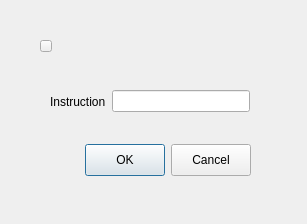
<?xml version="1.0" encoding="UTF-8"?>
<ui version="4.0">
 <class>DialogCommandBox</class>
 <widget class="QDialog" name="DialogCommandBox">
  <property name="geometry">
   <rect>
    <x>0</x>
    <y>0</y>
    <width>307</width>
    <height>224</height>
   </rect>
  </property>
  <property name="windowTitle">
   <string>Dialog</string>
  </property>
  <widget class="QWidget" name="layoutWidget">
   <property name="geometry">
    <rect>
     <x>50</x>
     <y>90</y>
     <width>200</width>
     <height>23</height>
    </rect>
   </property>
   <layout class="QHBoxLayout" name="horizontalLayout">
    <item>
     <widget class="QLabel" name="labelInstruction">
      <property name="text">
       <string>Instruction</string>
      </property>
     </widget>
    </item>
    <item>
     <widget class="QLineEdit" name="lineEditBlockName">
      <property name="maxLength">
       <number>30</number>
      </property>
     </widget>
    </item>
   </layout>
  </widget>
  <widget class="QWidget" name="horizontalLayoutWidget">
   <property name="geometry">
    <rect>
     <x>50</x>
     <y>140</y>
     <width>201</width>
     <height>41</height>
    </rect>
   </property>
   <layout class="QHBoxLayout" name="horizontalLayout_3">
    <item>
     <spacer name="horizontalSpacer">
      <property name="orientation">
       <enum>Qt::Horizontal</enum>
      </property>
      <property name="sizeHint" stdset="0">
       <size>
        <width>40</width>
        <height>20</height>
       </size>
      </property>
     </spacer>
    </item>
    <item>
     <widget class="QPushButton" name="btnOK">
      <property name="sizePolicy">
       <sizepolicy hsizetype="Fixed" vsizetype="Fixed">
        <horstretch>0</horstretch>
        <verstretch>0</verstretch>
       </sizepolicy>
      </property>
      <property name="minimumSize">
       <size>
        <width>80</width>
        <height>31</height>
       </size>
      </property>
      <property name="maximumSize">
       <size>
        <width>80</width>
        <height>32</height>
       </size>
      </property>
      <property name="text">
       <string>OK</string>
      </property>
     </widget>
    </item>
    <item>
     <widget class="QPushButton" name="btnCancel">
      <property name="sizePolicy">
       <sizepolicy hsizetype="Fixed" vsizetype="Fixed">
        <horstretch>0</horstretch>
        <verstretch>0</verstretch>
       </sizepolicy>
      </property>
      <property name="minimumSize">
       <size>
        <width>80</width>
        <height>31</height>
       </size>
      </property>
      <property name="maximumSize">
       <size>
        <width>80</width>
        <height>32</height>
       </size>
      </property>
      <property name="text">
       <string>Cancel</string>
      </property>
     </widget>
    </item>
   </layout>
  </widget>
  <widget class="QWidget" name="layoutWidget_2">
   <property name="geometry">
    <rect>
     <x>40</x>
     <y>30</y>
     <width>211</width>
     <height>32</height>
    </rect>
   </property>
   <layout class="QHBoxLayout" name="horizontalLayout_2">
    <property name="spacing">
     <number>0</number>
    </property>
    <item>
     <widget class="QPushButton" name="pbClose">
      <property name="minimumSize">
       <size>
        <width>12</width>
        <height>12</height>
       </size>
      </property>
      <property name="maximumSize">
       <size>
        <width>12</width>
        <height>12</height>
       </size>
      </property>
      <property name="text">
       <string/>
      </property>
     </widget>
    </item>
    <item>
     <spacer name="horizontalSpacer_3">
      <property name="orientation">
       <enum>Qt::Horizontal</enum>
      </property>
      <property name="sizeHint" stdset="0">
       <size>
        <width>40</width>
        <height>20</height>
       </size>
      </property>
     </spacer>
    </item>
   </layout>
  </widget>
 </widget>
 <resources/>
 <connections/>
</ui>
